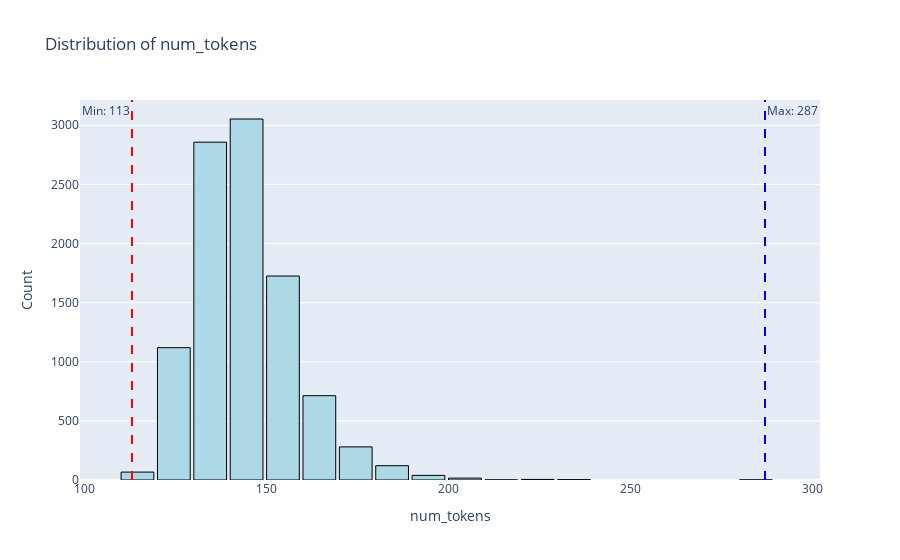

Notebook cell for this chart:
### Code cell
import plotly.graph_objects as go
from IPython.display import display, HTML
import base64
import json

num_tokens = dataset.to_pandas()['num_tokens']

# Create histogram
fig = go.Figure()

fig.add_trace(go.Histogram(
    x=num_tokens,
    nbinsx=30,  # Adjust number of bins as needed
    marker=dict(color="lightblue", line=dict(color="black", width=1))
))

# Add vertical lines for min and max values
min_val = num_tokens.min()
max_val = num_tokens.max()

fig.add_vline(x=min_val, line=dict(color="red", dash="dash"), annotation_text=f"Min: {min_val}", annotation_position="top left")
fig.add_vline(x=max_val, line=dict(color="blue", dash="dash"), annotation_text=f"Max: {max_val}", annotation_position="top right")

# Update layout
fig.update_layout(
    title="Distribution of num_tokens",
    xaxis_title="num_tokens",
    yaxis_title="Count",
    bargap=0.1
)

# Show plot
fig.show()

fig_json = fig.to_json()

# Encode data
encoded_data = base64.b64encode(json.dumps({"fig_json": fig_json}).encode()).decode()

code = f'''
<html>
	<head>
		<script type="module" crossorigin src="https://cdn.jsdelivr.net/npm/@gradio/lite/dist/lite.js"></script>
	</head>
	<body>
		<gradio-lite>
        import json, gradio as gr, base64, plotly.io as pio

        encoded_data = "{encoded_data}"
        decoded_data = json.loads(base64.b64decode(encoded_data).decode())

        fig = pio.from_json(decoded_data["fig_json"])

        with gr.Blocks() as demo:
            gr.Markdown("# Token Distribution")
            gr.Plot(fig, label="Histogram of num_tokens")

        demo.launch()
        </gradio-lite>
	</body>
</html>
'''

display(HTML(code))

### Figure 1 — Plotly figure (JSON) as saved in the notebook; plotly's stock layout.template omitted (floating-point values rounded to 4 significant figures; data arrays with more than 128 entries replaced by an {"elided": "..."} marker saying what was removed)
{"data": [{"marker": {"color": "lightblue", "line": {"color": "black", "width": 1}}, "nbinsx": 30, "type": "histogram", "x": {"elided": "10000 int values"}}], "layout": {"annotations": [{"showarrow": false, "text": "Min: 113", "x": 113, "xanchor": "right", "xref": "x", "y": 1, "yanchor": "top", "yref": "y domain"}, {"showarrow": false, "text": "Max: 287", "x": 287, "xanchor": "left", "xref": "x", "y": 1, "yanchor": "top", "yref": "y domain"}], "bargap": 0.1, "shapes": [{"line": {"color": "red", "dash": "dash"}, "type": "line", "x0": 113, "x1": 113, "xref": "x", "y0": 0, "y1": 1, "yref": "y domain"}, {"line": {"color": "blue", "dash": "dash"}, "type": "line", "x0": 287, "x1": 287, "xref": "x", "y0": 0, "y1": 1, "yref": "y domain"}], "title": {"text": "Distribution of num_tokens"}, "xaxis": {"title": {"text": "num_tokens"}}, "yaxis": {"title": {"text": "Count"}}}}
